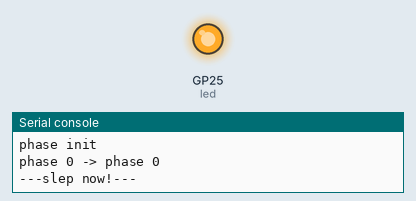
A program run on a simulated Raspberry Pi Pico running MicroPython. Parts: output pins drawn as LEDs (lit = HIGH), the last lines printed to the serial console. The interpreter's speed is modelled, so counts of loop turns are approximate. At 9.8 s the program stops and its outputs stay as they are.

Above: at 0.1 s.
At 9.8 s:
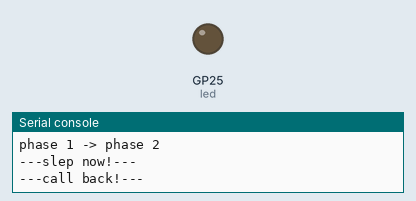
Timing chart, 0 to 11.3 s (numbered marks = the images above):
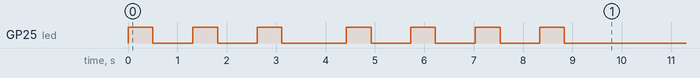

The program:

phase3.py
```python
import sys
import re
import time
from machine import Timer, Pin, lightsleep
from l_chika import l_chika
import global_value as g
import phase

g.num = 0
g.tim = Timer()
led = Pin("LED", Pin.OUT)

class timer:
    def __init__(self):
        self.tim = Timer()


class phase_0:
    def __init__(self):
        g.phase_old = int(re.sub(r"\D", "", type(self).__name__))
        pass

    def mycallback(self,t):
        try:
            print('---call back!---')
            l_chika(blink=0.01,duty=0.01)
            g.phase_new = g.phase_old/(g.phase_old == g.phase_new)
        except ZeroDivisionError:
            l_chika(cycle=4,blink=0.5,duty=0.02)
            print('**change phase!**')
            g.phase_old = g.phase_new
            g.num -= 1

            try:
                exec(f'g.PHASE = phase_{g.phase_new}()')
                self.process()
            except NameError:
                sys.exit()

        except KeyboardInterrupt:
            g.tim.init()
        pass

    def process(self):
        g.tim.init(mode=Timer.PERIODIC, freq=1, callback=self.mycallback)

    def main(self):
        try:
            g.phase_new = g.num
            print('phase',g.phase_old,'-> phase', g.phase_new)
            g.num += 1
            self.process()
            print('---slep now!---')
            l_chika()
            time.sleep(0.3)
            print('---wake  up !---')
            l_chika()
            time.sleep(0.3)
            g.tim.init()
        except Exception as e:
            print(e)
            g.tim.init()
            pass

class phase_1(phase_0):
    def __init__(self):
        super().__init__()


def main():
    try:
        g.PHASE.main()
    except Exception as e:
        print('phase init')
        g.PHASE = phase_0()

if __name__ == '__main__':
    g.phase_old = g.num
    num = 5
    while num:
        main()
        num -= 1
```

l_chika.py
```python
from time import sleep
from machine import Pin


led = Pin("LED", Pin.OUT)

def l_chika(cycle=1, blink=1, duty=0.5):
    for i in range(cycle):
        led.on()
        sleep((blink * duty)/cycle)
        led.off()
        sleep((blink * (1 - duty))/cycle)
```

global_value.py
```python

```

phase.py
```python
from machine import Timer
import re
import time
import global_value as g
from l_chika import l_chika
from machine import Pin
import global_value as g

g.sw = Pin(2, Pin.IN)
g.init = True


tim = Timer()
led = Pin("LED", Pin.OUT)


def pin_change(p):
    while g.init:
        print('pin change', p)
        g.init = False
    g.init = True


class phase_0():
    def __init__(self):
        g.phase = re.sub(r"\D", "", type(self).__name__)
        g.next_phase = g.phase
        g.tim = Timer()
        self.print_phase()
        self.tim_start()

    def print_phase(self):
        print(type(self).__name__)

    def tim_start(self):
        g.tim.init(mode=Timer.PERIODIC, freq=1000, callback=self.callback)

    def callback(self,t):
        l_chika(cycle=1,blink=0.1)
        print('***')
        if g.sw.value():
            g.tim.init()
        if g.next_phase != g.phase:
            try:
                exec(f'next_phase = phase_{g.next_phase}()')
                exec('next_phase.main()')
            except Exception as e:
                print('please set a new phase!')

    def process(self):
        time.sleep(0.1)
        print('--')
        pass

    def main(self):
        self.process()
        pass


class phase_1(phase_0):
    def __init__(self):
        super().__init__()

    def process(self):
        time.sleep(10)


def main():
    g.PHASE = phase_0()
    g.PHASE.main()
    time.sleep(1)
    print('main process')
    time.sleep(1)
    g.next_phase = 1
    time.sleep(3)
    g.next_phase = 0


if __name__ == '__main__':
    main()
```

Measured:
- by itself, GP25 (led): LOW → HIGH at 0.00 s, → LOW 0.50 s later, → HIGH 0.81 s later, → LOW 0.50 s later, … (14 changes in this stretch)
